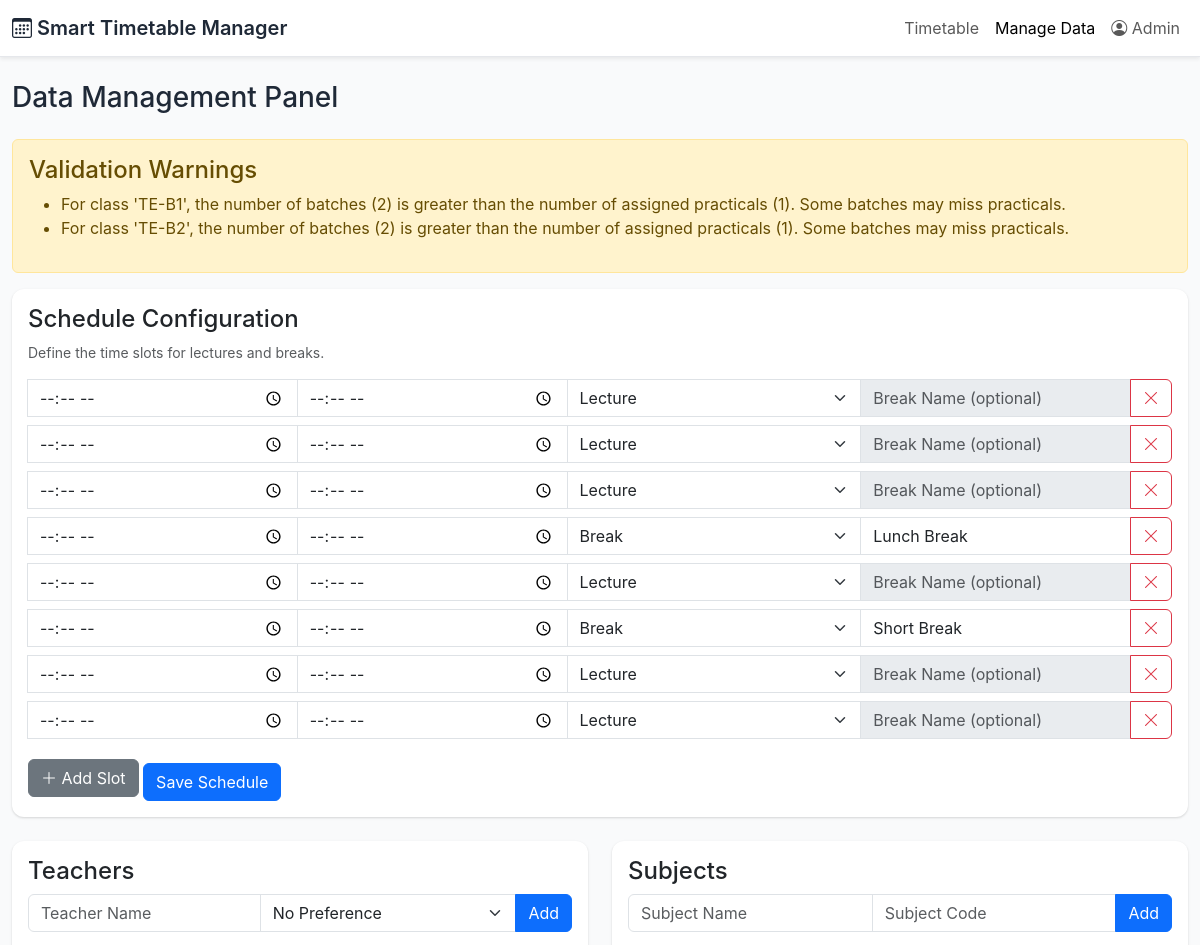
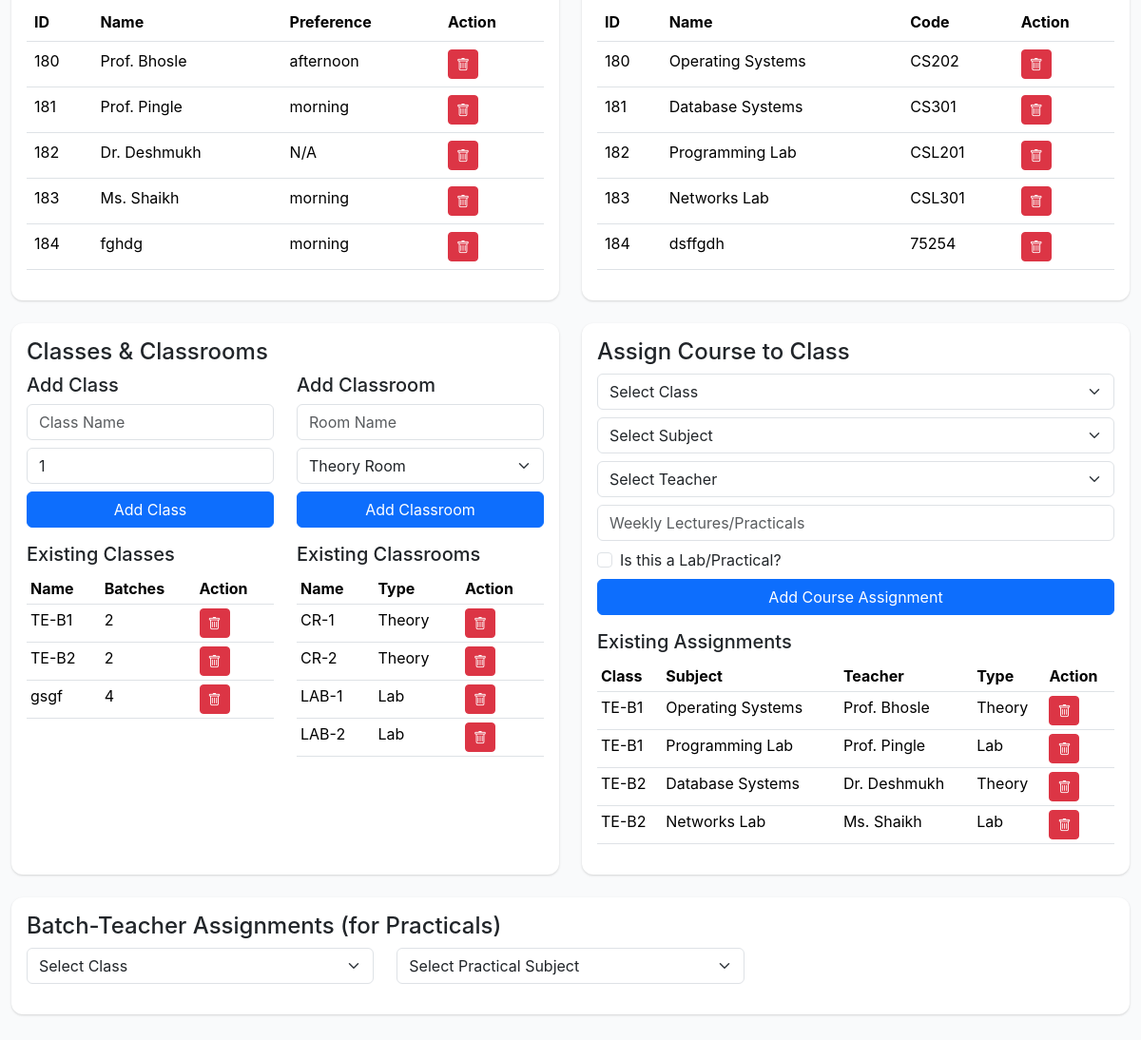
The page /manage on the database as committed earlier (2 pictures, top to bottom).
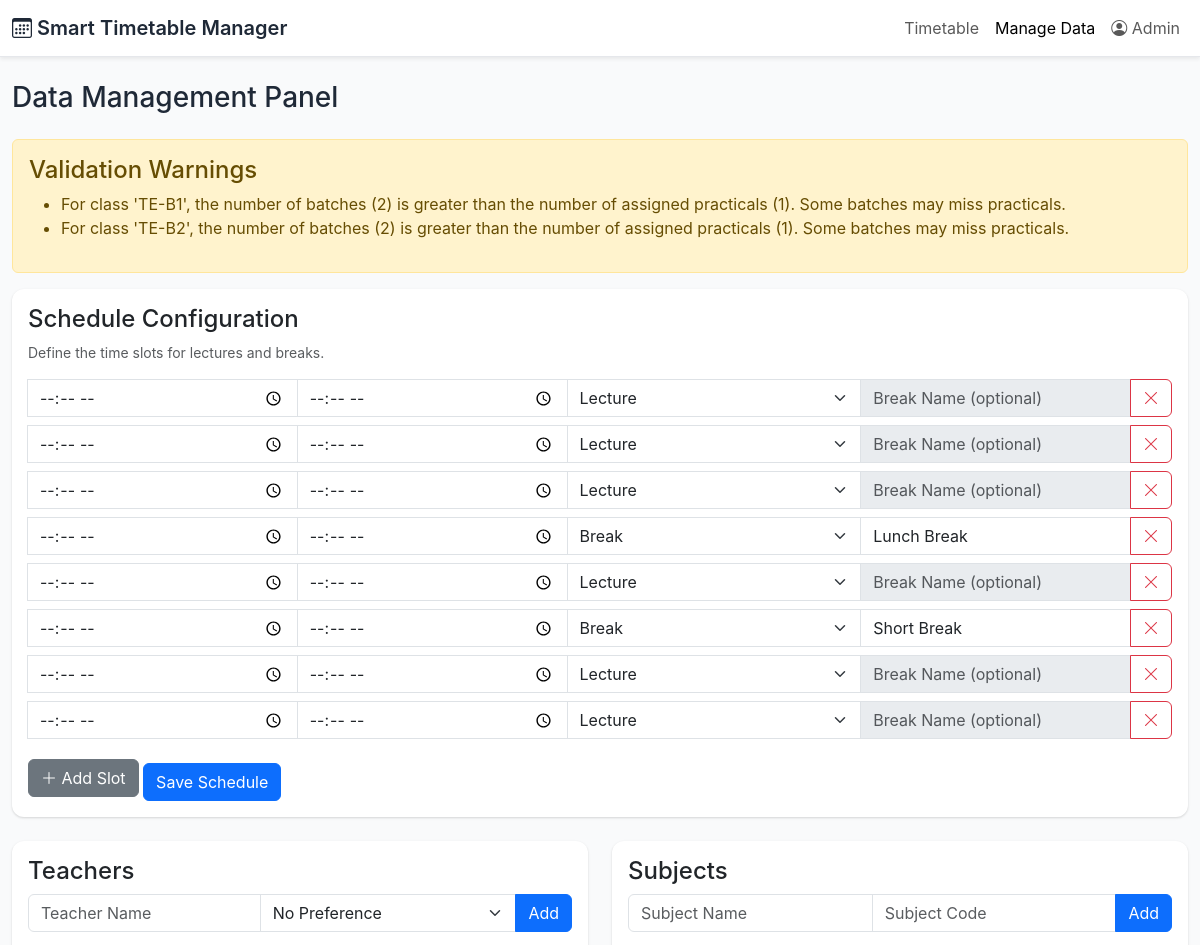
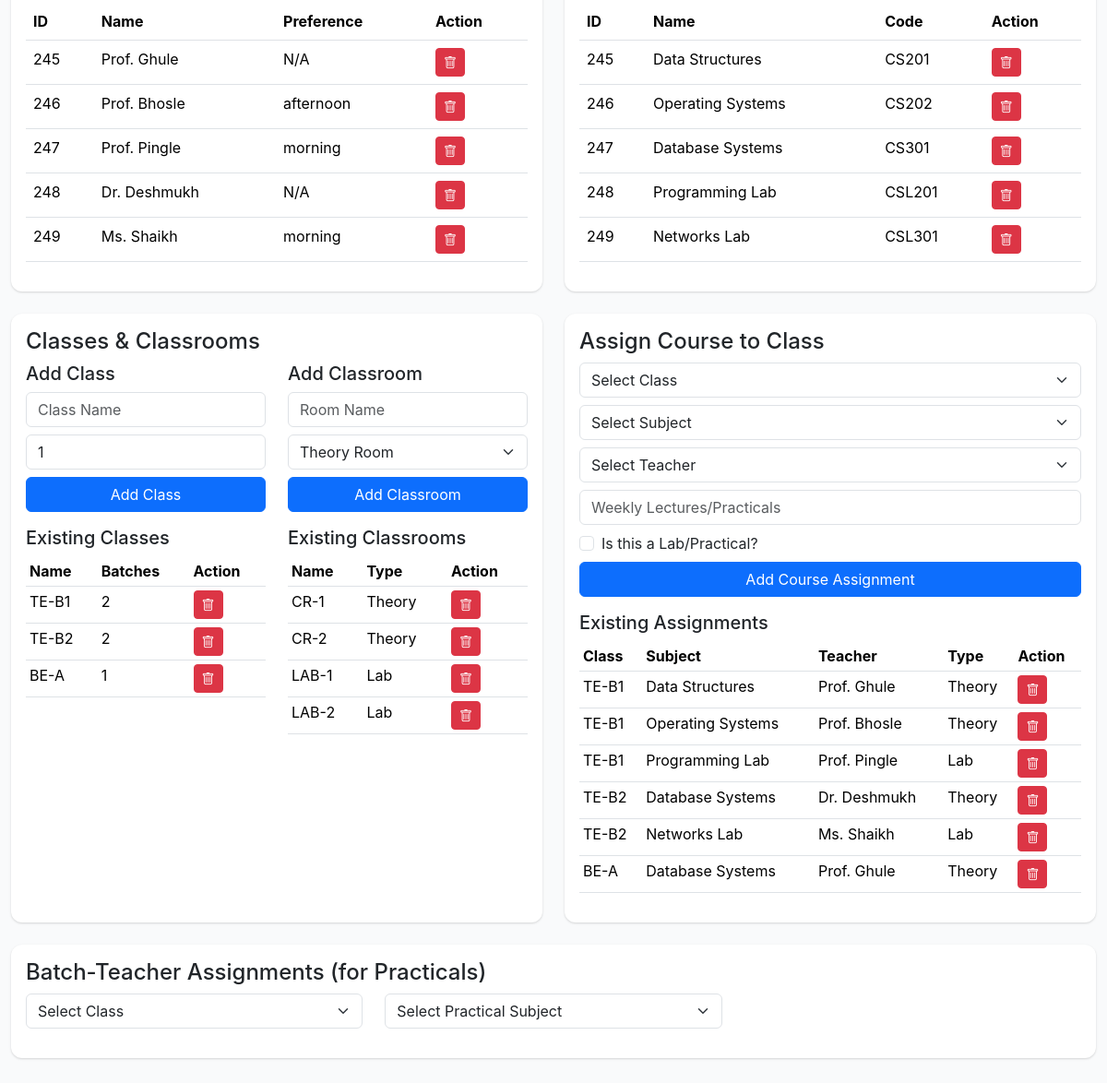
The same page on the database as committed later (2 pictures, top to bottom).
### tables this page shows
CREATE TABLE schedule_config (
                config_id INTEGER PRIMARY KEY AUTOINCREMENT,
                is_break INTEGER,
                start_time TEXT,
                end_time TEXT,
                break_name TEXT
            );

CREATE TABLE teacher_preferences (
                teacher_id INTEGER PRIMARY KEY,
                preference TEXT,
                FOREIGN KEY (teacher_id) REFERENCES teachers(teacher_id)
            );

CREATE TABLE teachers (
                teacher_id INTEGER PRIMARY KEY AUTOINCREMENT,
                name TEXT NOT NULL
            );

CREATE TABLE subjects (
                subject_id INTEGER PRIMARY KEY AUTOINCREMENT,
                name TEXT NOT NULL,
                code TEXT NOT NULL UNIQUE
            );

CREATE TABLE classes (
                class_id INTEGER PRIMARY KEY AUTOINCREMENT,
                name TEXT NOT NULL UNIQUE,
                num_batches INTEGER NOT NULL DEFAULT 1
            );

CREATE TABLE classrooms (
                classroom_id INTEGER PRIMARY KEY AUTOINCREMENT,
                name TEXT NOT NULL UNIQUE,
                is_lab INTEGER DEFAULT 0
            );

CREATE TABLE courses (
                course_id INTEGER PRIMARY KEY AUTOINCREMENT,
                class_id INTEGER,
                subject_id INTEGER,
                teacher_id INTEGER,
                weekly_lectures INTEGER NOT NULL,
                is_lab INTEGER NOT NULL DEFAULT 0,
                FOREIGN KEY (class_id) REFERENCES classes(class_id),
                FOREIGN KEY (subject_id) REFERENCES subjects(subject_id),
                FOREIGN KEY (teacher_id) REFERENCES teachers(teacher_id)
            );

### app.py (the view, shortened to what this page needs)
@app.route('/manage', methods=['GET', 'POST'])
def manage():
    db = get_db()
    cur = db.cursor()
    warnings = []
    classes_list = cur.execute('SELECT * FROM classes').fetchall()
    for class_obj in classes_list:
        num_batches = class_obj['num_batches']
        if num_batches > 1:
            practicals_count = cur.execute('SELECT COUNT(*) FROM courses WHERE class_id = ? AND is_lab = 1', (class_obj['class_id'],)).fetchone()[0]
            if practicals_count > 0 and num_batches > practicals_count:
                 warnings.append(f"For class '{class_obj['name']}', the number of batches ({num_batches}) is greater than the number of assigned practicals ({practicals_count}). Some batches may miss practicals.")
    teachers = cur.execute('SELECT teachers.*, teacher_preferences.preference FROM teachers LEFT JOIN teacher_preferences ON teachers.teacher_id = teacher_preferences.teacher_id').fetchall()
    subjects = cur.execute('SELECT * FROM subjects').fetchall()
    classrooms = cur.execute('SELECT * FROM classrooms').fetchall()
    courses = cur.execute('''
        SELECT c.*, t.name as teacher_name, sub.name as subject_name, cl.name as class_name, cl.num_batches
        FROM courses c
        JOIN teachers t ON c.teacher_id = t.teacher_id
        JOIN subjects sub ON c.subject_id = sub.subject_id
        JOIN classes cl ON c.class_id = cl.class_id
    ''').fetchall()
    batch_assignments = defaultdict(lambda: defaultdict(dict))
    assignments = cur.execute('''
        SELECT b.*, t.name as teacher_name
        FROM batch_teacher_assignments b
        JOIN teachers t ON b.teacher_id = t.teacher_id
    ''').fetchall()
    for a in assignments:
        batch_assignments[a['class_id']][a['subject_id']][a['batch_number']] = a['teacher_id']
    schedule_config = get_slot_times()
    return render_template('manage.html',
                           teachers=teachers,
                           subjects=subjects,
                           classes=classes_list,
                           classrooms=classrooms,
                           courses=courses,
                           schedule_config=schedule_config,
                           warnings=warnings,
                           batch_assignments=batch_assignments)

### app.py (called while the page is built)
def get_db():
    db = getattr(g, '_database', None)
    if db is None:
        db = sqlite3.connect(DB_PATH)
        db.row_factory = sqlite3.Row
        g._database = db
    return db

@app.teardown_appcontext
def close_connection(exception):
    db = getattr(g, '_database', None)
    if db is not None:
        db.close()

def get_slot_times():
    db = get_db()
    cur = db.cursor()
    cur.execute('SELECT * FROM schedule_config ORDER BY config_id')
    return cur.fetchall()

### templates/manage.html (shortened to what the changed rows need)
<!DOCTYPE html>
<html lang="en">
<head>
    <link rel="stylesheet" href="https://cdn.jsdelivr.net/npm/bootstrap@5.3.1/dist/css/bootstrap.min.css">
    <link rel="stylesheet" href="https://cdn.jsdelivr.net/npm/bootstrap-icons/font/bootstrap-icons.css">
    <link rel="stylesheet" href="{{ url_for('static', filename='css/style.css') }}">
</head>
<body>
    <div class="main-content container-fluid py-4">
        <h1 class="h3 mb-4">Data Management Panel</h1>
        {% if warnings %}
        <div class="alert alert-warning">
            <ul>
                {% for warning in warnings %}
                <li>{{ warning }}</li>
                {% endfor %}
            </ul>
        </div>
        {% endif %}
        <div class="card p-3 mb-4">
            <h2 class="h4">Schedule Configuration</h2>
            <form id="scheduleConfigForm" action="{{ url_for('manage') }}" method="post">
                <div id="slotInputs">
                    {% for slot in schedule_config %}
                    <div class="input-group mb-2">
                        <input type="time" class="form-control" name="start_time" value="{{ slot.start_time }}" required>
                        <input type="time" class="form-control" name="end_time" value="{{ slot.end_time }}" required>
                        <select class="form-select" name="is_break">
                            <option value="0" {% if not slot.is_break %}selected{% endif %}>Lecture</option>
                            <option value="1" {% if slot.is_break %}selected{% endif %}>Break</option>
                        </select>
                        <input type="text" class="form-control break-name-input" name="break_name" placeholder="Break Name (optional)" value="{{ slot.break_name or '' }}" {% if not slot.is_break %}disabled{% endif %}>
                        <button type="button" class="btn btn-outline-danger remove-slot"><i class="bi bi-x-lg"></i></button>
                    </div>
                    {% endfor %}
                </div>
            </form>
        </div>
        <div class="row">
            <div class="col-lg-6 mb-4">
                <div class="card p-3 h-100">
                    <h2 class="h4">Teachers</h2>
                    <div class="table-responsive">
                        <table class="table table-hover">
                            <thead><tr><th>ID</th><th>Name</th><th>Preference</th><th>Action</th></tr></thead>
                            <tbody>
                                {% for teacher in teachers %}
                                <tr>
                                    <td>{{ teacher.teacher_id }}</td>
                                    <td>{{ teacher.name }}</td>
                                    <td>{{ teacher.preference or 'N/A' }}</td>
                                    <td>
                                        <form action="{{ url_for('manage') }}" method="post" onsubmit="return confirm('Delete this teacher?');">
                                            <button type="submit" class="btn btn-danger btn-sm"><i class="bi bi-trash"></i></button>
                                        </form>
                                    </td>
                                </tr>
                                {% endfor %}
                            </tbody>
                        </table>
                    </div>
                </div>
            </div>
            <div class="col-lg-6 mb-4">
                <div class="card p-3 h-100">
                    <h2 class="h4">Subjects</h2>
                    <div class="table-responsive">
                        <table class="table table-hover">
                            <thead><tr><th>ID</th><th>Name</th><th>Code</th><th>Action</th></tr></thead>
                            <tbody>
                                {% for subject in subjects %}
                                <tr>
                                    <td>{{ subject.subject_id }}</td>
                                    <td>{{ subject.name }}</td>
                                    <td>{{ subject.code }}</td>
                                    <td>
                                        <form action="{{ url_for('manage') }}" method="post" onsubmit="return confirm('Delete this subject?');">
                                            <button type="submit" class="btn btn-danger btn-sm"><i class="bi bi-trash"></i></button>
                                        </form>
                                    </td>
                                </tr>
                                {% endfor %}
                            </tbody>
                        </table>
                    </div>
                </div>
            </div>
        </div>
        <div class="row">
            <div class="col-lg-6 mb-4">
                <div class="card p-3 h-100">
                    <h2 class="h4">Classes & Classrooms</h2>
                    <div class="row">
                        <div class="col-md-6">
                            <div class="table-responsive">
                                <table class="table table-sm">
                                    <thead><tr><th>Name</th><th>Batches</th><th>Action</th></tr></thead>
                                    <tbody>
                                        {% for class_obj in classes %}
                                        <tr>
                                            <td>{{ class_obj.name }}</td>
                                            <td>{{ class_obj.num_batches }}</td>
                                            <td>
                                                <form action="{{ url_for('manage') }}" method="post" onsubmit="return confirm('Delete this class?');">
                                                    <button type="submit" class="btn btn-danger btn-sm"><i class="bi bi-trash"></i></button>
                                                </form>
                                            </td>
                                        </tr>
                                        {% endfor %}
                                    </tbody>
                                </table>
                            </div>
                        </div>
                        <div class="col-md-6">
                            <div class="table-responsive">
                                <table class="table table-sm">
                                    <thead><tr><th>Name</th><th>Type</th><th>Action</th></tr></thead>
                                    <tbody>
                                        {% for room in classrooms %}
                                        <tr>
                                            <td>{{ room.name }}</td>
                                            <td>{{ 'Lab' if room.is_lab else 'Theory' }}</td>
                                            <td>
                                                <form action="{{ url_for('manage') }}" method="post" onsubmit="return confirm('Delete this classroom?');">
                                                    <button type="submit" class="btn btn-danger btn-sm"><i class="bi bi-trash"></i></button>
                                                </form>
                                            </td>
                                        </tr>
                                        {% endfor %}
                                    </tbody>
                                </table>
                            </div>
                        </div>
                    </div>
                </div>
            </div>
            <div class="col-lg-6 mb-4">
                <div class="card p-3 h-100">
                    <h2 class="h4">Assign Course to Class</h2>
                    <div class="table-responsive">
                        <table class="table table-hover table-sm">
                            <thead><tr><th>Class</th><th>Subject</th><th>Teacher</th><th>Type</th><th>Action</th></tr></thead>
                            <tbody>
                                {% for course in courses %}
                                <tr>
                                    <td>{{ course.class_name }}</td>
                                    <td>{{ course.subject_name }}</td>
                                    <td>{{ course.teacher_name }}</td>
                                    <td>{{ 'Lab' if course.is_lab else 'Theory' }}</td>
                                    <td>
                                        <form action="{{ url_for('manage') }}" method="post" onsubmit="return confirm('Delete this course?');">
                                            <button type="submit" class="btn btn-danger btn-sm"><i class="bi bi-trash"></i></button>
                                        </form>
                                    </td>
                                </tr>
                                {% endfor %}
                            </tbody>
                        </table>
                    </div>
                </div>
            </div>
        </div>
        <div class="card p-3 mb-4">
            <h2 class="h4">Batch-Teacher Assignments (for Practicals)</h2>
        </div>
    </div>
</body>
</html>

Rows that differ between the two databases and show on the page:
removed teacher_preferences: teacher_id "180", name "Prof. Bhosle", preference "afternoon"
removed teacher_preferences: teacher_id "181", name "Prof. Pingle", preference "morning"
removed teachers: teacher_id "182", name "Dr. Deshmukh", preference "N/A"
removed teacher_preferences: teacher_id "183", name "Ms. Shaikh", preference "morning"
removed teacher_preferences: teacher_id "184", name "fghdg", preference "morning"
removed subjects: subject_id "180", name "Operating Systems", code "CS202"
removed subjects: subject_id "181", name "Database Systems", code "CS301"
removed subjects: subject_id "182", name "Programming Lab", code "CSL201"
removed subjects: subject_id "183", name "Networks Lab", code "CSL301"
removed subjects: subject_id "184", name "dsffgdh", code "75254"
removed classes: name "gsgf", num_batches "4"
added teachers: teacher_id "245", name "Prof. Ghule", preference "N/A"
added teacher_preferences: teacher_id "246", name "Prof. Bhosle", preference "afternoon"
added teacher_preferences: teacher_id "247", name "Prof. Pingle", preference "morning"
added teachers: teacher_id "248", name "Dr. Deshmukh", preference "N/A"
added teacher_preferences: teacher_id "249", name "Ms. Shaikh", preference "morning"
added subjects: subject_id "245", name "Data Structures", code "CS201"
added subjects: subject_id "246", name "Operating Systems", code "CS202"
added subjects: subject_id "247", name "Database Systems", code "CS301"
added subjects: subject_id "248", name "Programming Lab", code "CSL201"
added subjects: subject_id "249", name "Networks Lab", code "CSL301"
added classes: name "BE-A", num_batches "1"
added courses: class_name "TE-B1", subject_name "Data Structures", teacher_name "Prof. Ghule", is_lab "Theory"
added courses: class_name "BE-A", subject_name "Database Systems", teacher_name "Prof. Ghule", is_lab "Theory"
